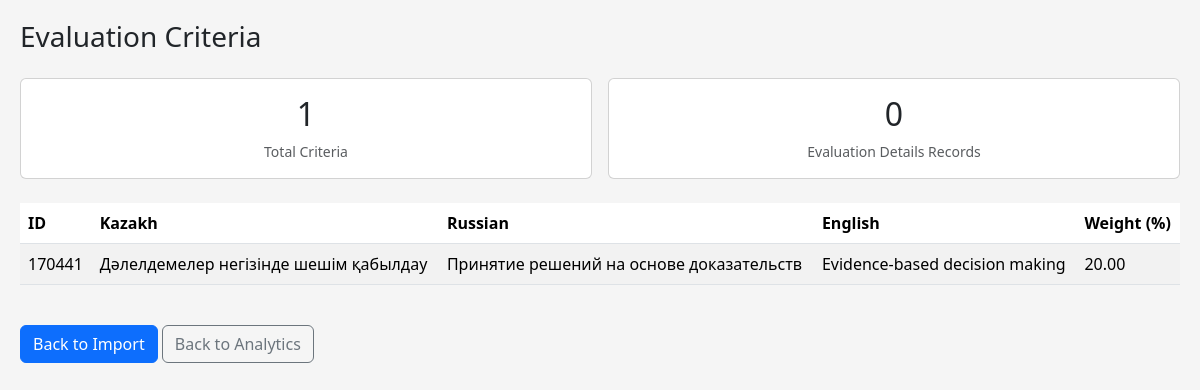
Screenshot of /ai_analytics/imports/view_evaluation_criteria.php with the database file from the repository.
### tables this page shows
CREATE TABLE IF NOT EXISTS evaluation_criteria (
  id INT AUTO_INCREMENT PRIMARY KEY,
  criteria_id INT NOT NULL UNIQUE,
  name_kazakh VARCHAR(255) NOT NULL,
  name_russian VARCHAR(255) NOT NULL,
  name_english VARCHAR(255) NOT NULL,
  weight_percent DECIMAL(5,2) NOT NULL DEFAULT 20.00,
  created_at TIMESTAMP DEFAULT CURRENT_TIMESTAMP,
  updated_at TIMESTAMP DEFAULT CURRENT_TIMESTAMP ON UPDATE CURRENT_TIMESTAMP,
  INDEX idx_criteria_id (criteria_id)
);

### ai_analytics/includes/auth.php (called while the page is built, shortened)
<?php
function h(string $s): string {
    return htmlspecialchars($s, ENT_QUOTES | ENT_SUBSTITUTE, 'UTF-8');
}
function get_lang(): string {
    return $_SESSION['lang'] ?? 'ru';
}

### ai_analytics/imports/view_evaluation_criteria.php (the view, shortened to what this page needs)
<?php
require_once __DIR__ . '/../includes/auth.php';
require_once __DIR__ . '/../db.php';
$criteria = [];
try {
    $stmt = $pdo->query("SELECT * FROM evaluation_criteria ORDER BY criteria_id");
    $criteria = $stmt->fetchAll(PDO::FETCH_ASSOC);
} catch (Throwable $e) {
    $error = 'Error: ' . $e->getMessage();
}
$detailsCount = 0;
try {
    $stmt = $pdo->query("SELECT COUNT(*) as count FROM evaluation_details");
    $detailsCount = $stmt->fetch()['count'] ?? 0;
} catch (Throwable $e) {
    $detailsCount = 0;
}
$lang = get_lang();
?>
<!doctype html>
<html lang="<?= h($lang) ?>">
<head>
  <link href="https://cdn.jsdelivr.net/npm/bootstrap@5.3.2/dist/css/bootstrap.min.css" rel="stylesheet">
  <link href="../assets/app.css" rel="stylesheet">
</head>
<body>
<div class="container">
  <h1 class="h3 mb-4">Evaluation Criteria</h1>
  <div class="row g-3 mb-4">
    <div class="col-md-6">
      <div class="card">
        <div class="card-body text-center">
          <div class="h2"><?= number_format(count($criteria)) ?></div>
          <div class="small text-muted">Total Criteria</div>
        </div>
      </div>
    </div>
    <div class="col-md-6">
      <div class="card">
        <div class="card-body text-center">
          <div class="h2"><?= number_format($detailsCount) ?></div>
          <div class="small text-muted">Evaluation Details Records</div>
        </div>
      </div>
    </div>
  </div>
  <?php if (empty($criteria)): ?>
    <div class="alert alert-info">No criteria imported yet</div>
  <?php else: ?>
    <div class="table-responsive">
      <table class="table table-striped table-hover">
        <thead>
          <tr>
            <th>ID</th>
            <th>Kazakh</th>
            <th>Russian</th>
            <th>English</th>
            <th>Weight (%)</th>
          </tr>
        </thead>
        <tbody>
          <?php foreach ($criteria as $c): ?>
            <tr>
              <td><?= h($c['criteria_id']) ?></td>
              <td><?= h($c['name_kazakh']) ?></td>
              <td><?= h($c['name_russian']) ?></td>
              <td><?= h($c['name_english']) ?></td>
              <td><?= h($c['weight_percent']) ?></td>
            </tr>
          <?php endforeach; ?>
        </tbody>
      </table>
    </div>
  <?php endif; ?>
  <div class="mt-4">
    <a href="../index.php?section=import" class="btn btn-primary">Back to Import</a>
    <a href="../index.php" class="btn btn-outline-secondary">Back to Analytics</a>
  </div>
</div>
</body>
</html>

### ai_analytics/assets/app.css (style rules this page uses)
body { background:var(--bg-secondary); }

### ai_analytics/imports/view_evaluation_criteria.php (style rules this page uses)
body { background:#f5f5f5 }
.container { max-width:1200px;margin:0 auto;padding:20px }

### rows the page displays
evaluation_criteria: criteria "170441", name_kazakh "Дәлелдемелер негізінде шешім қабылдау", name_russian "Принятие решений на основе доказательств", name_english "Evidence-based decision making", weight_percent "20.00"

### other values shown
count($criteria) "1"
$detailsCount "0"
